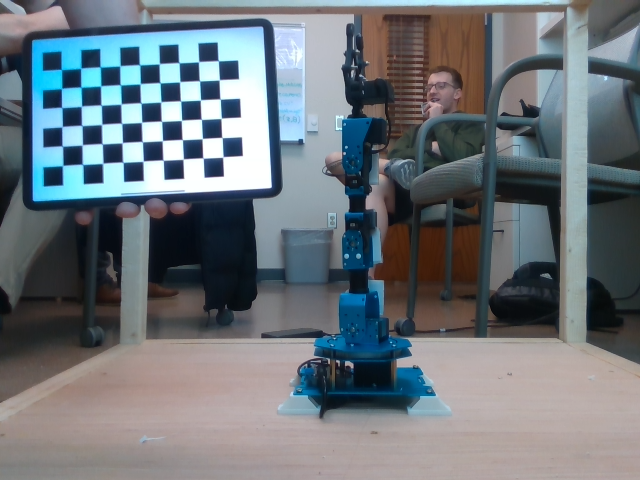
#> input picture cam_position/calis/camX/image0.png, 640 x 480 px; its folder holds 5 pictures in this run
$ python calibration.py
#> lines starting #> are read from the running program, lines starting #| are printed output that depends on the picture; after the words box and inside, x2 and y2 are one past the last pixel; in counts of white or black regions, pixels touching at a corner belong together
import numpy as np
import cv2 as cv
import glob
import pickle


################ FIND CHESSBOARD CORNERS - OBJECT POINTS AND IMAGE POINTS #############################

chessboardSize = (9,6)
frameSize = (640,480)


# termination criteria
criteria = (cv.TERM_CRITERIA_EPS + cv.TERM_CRITERIA_MAX_ITER, 30, 0.001)


# prepare object points, like (0,0,0), (1,0,0), (2,0,0) ....,(6,5,0)
objp = np.zeros((chessboardSize[0] * chessboardSize[1], 3), np.float32)
objp[:,:2] = np.mgrid[0:chessboardSize[0],0:chessboardSize[1]].T.reshape(-1,2)

size_of_chessboard_squares_mm = 20
objp = objp * size_of_chessboard_squares_mm


# Arrays to store object points and image points from all the images.
objpoints = [] # 3d point in real world space
imgpoints = [] # 2d points in image plane.


images = glob.glob('calis/camX/*.png')

for image in images:

    img = cv.imread(image)
#> img is the input picture: shape (480, 640, 3); mean B, G, R 122.1, 116.1, 108.3
    gray = cv.cvtColor(img, cv.COLOR_BGR2GRAY)
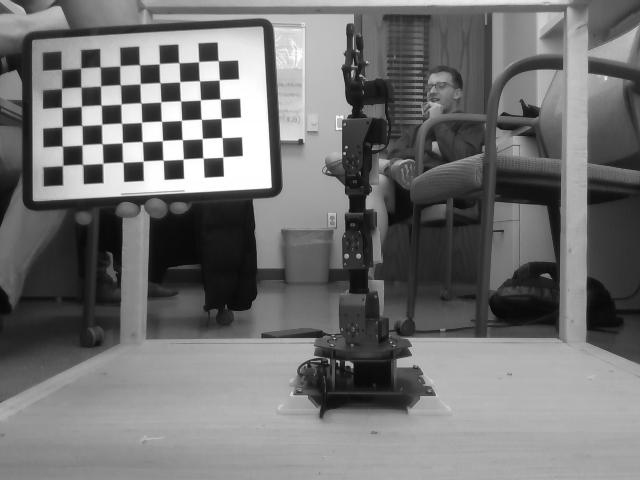
#> gray: shape (480, 640); min 5, max 255, mean 114.4

    # Find the chess board corners
    ret, corners = cv.findChessboardCorners(gray, chessboardSize, None)
#> ret = True; corners = 54 rows, first 8: [61.1, 69.29], [81.05, 68.25], [100.1, 66.73], [119.9, 65.74], [139.4, 64.67], [159.4, 63.7], [178.9, 62.56], [198.6, 61.63]

    # If found, add object points, image points (after refining them)
    if ret == True:

        objpoints.append(objp)
        corners2 = cv.cornerSubPix(gray, corners, (11,11), (-1,-1), criteria)
#> corners2 = 54 rows, first 8: [61.44, 69.39], [80.69, 68.24], [100.2, 66.88], [119.9, 65.76], [139.5, 64.66], [159.2, 63.68], [178.8, 62.61], [198.6, 61.64]
        imgpoints.append(corners)

        # Draw and display the corners
        cv.drawChessboardCorners(img, chessboardSize, corners2, ret)
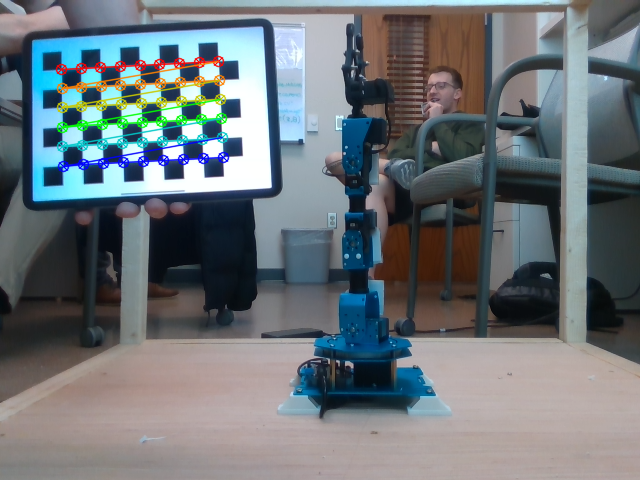
#> img: shape (480, 640, 3); 2.93% of pixels changed, all inside (x1, y1, x2, y2) = (55, 55, 230, 173)
        cv.imshow('img', img)
        cv.waitKey(1000)
#> pass 2 of the loop `for image in images:`:
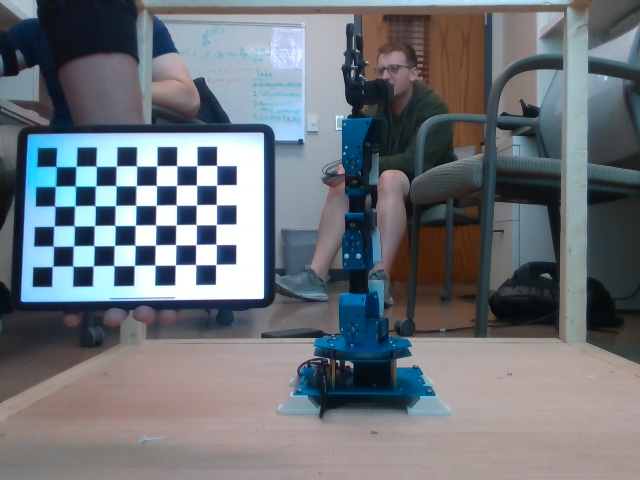
#> input picture cam_position/calis/camX/image1.png, 640 x 480 px
#> img is the input picture: shape (480, 640, 3); mean B, G, R 121.6, 115.1, 109.6
#> `gray = cv.cvtColor(img, cv.COLOR_BGR2GRAY)`:
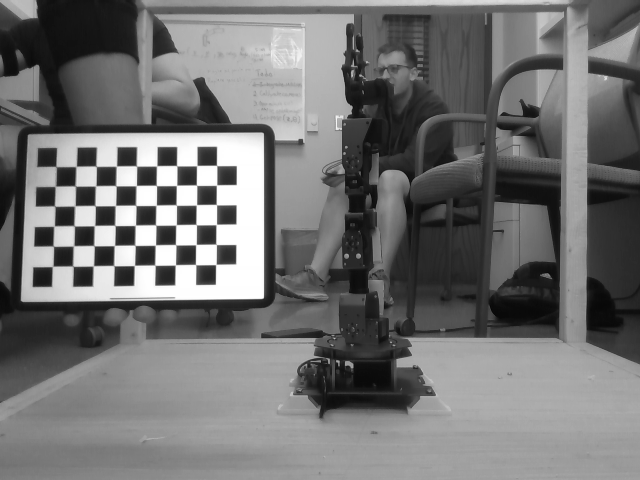
#> gray: shape (480, 640); min 5, max 255, mean 114.2
#> corners = 54 rows, first 8: [55.93, 166.4], [76.07, 166.5], [96.36, 166.5], [116.3, 166.2], [136.5, 166], [156.8, 165.8], [176.5, 165.6], [196.8, 165.8]
#> corners2 = 54 rows, first 8: [56.05, 166.5], [76.08, 166.4], [96.13, 166.2], [116.3, 166.1], [136.4, 165.9], [156.6, 165.8], [176.7, 165.6], [196.7, 165.6]
#> `cv.drawChessboardCorners(img, chessboardSize, corners2, ret)`:
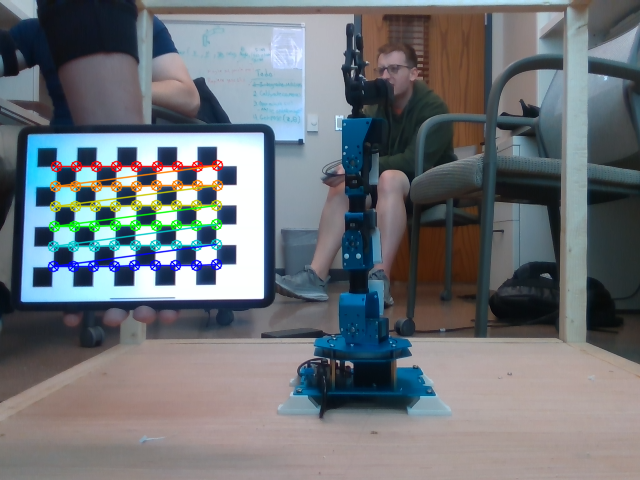
#> img: shape (480, 640, 3); 3% of pixels changed, all inside (x1, y1, x2, y2) = (47, 159, 224, 273)
#> pass 3 of the loop `for image in images:`:
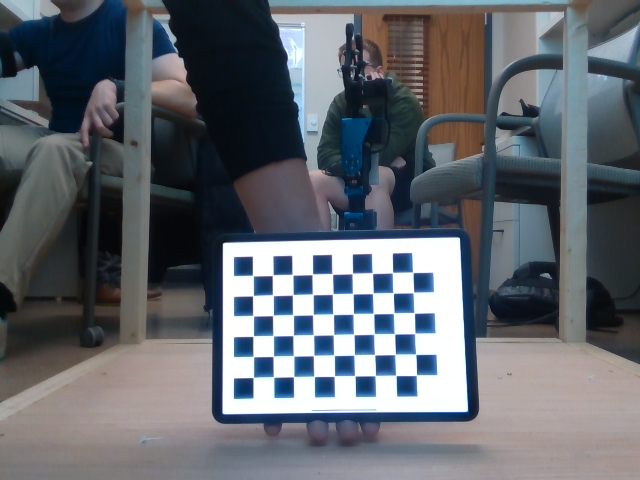
#> input picture cam_position/calis/camX/image10.png, 640 x 480 px
#> img is the input picture: shape (480, 640, 3); mean B, G, R 109.6, 102.8, 97.9
#> `gray = cv.cvtColor(img, cv.COLOR_BGR2GRAY)`:
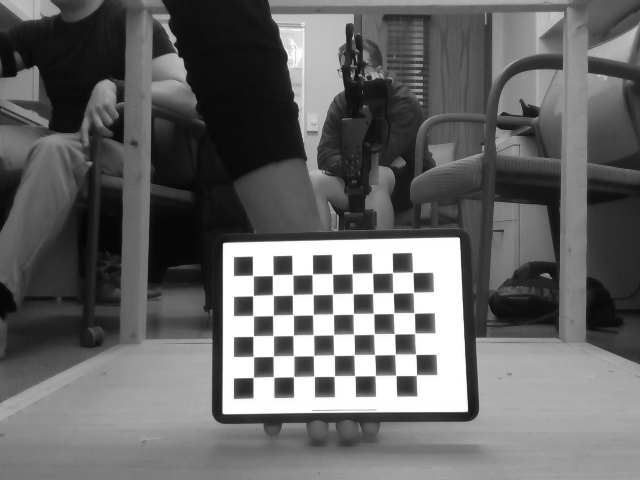
#> gray: shape (480, 640); min 5, max 255, mean 102.1
#> corners = 54 rows, first 8: [252.6, 275.4], [272.6, 275.3], [292.5, 274.7], [312.4, 274.2], [332.5, 274], [352.4, 273.3], [372.6, 273.4], [392.6, 272.4]
#> corners2 = 54 rows, first 8: [252.8, 275.6], [272.6, 275.2], [292.4, 274.7], [312.3, 274.3], [332.2, 273.9], [352.3, 273.4], [372.3, 273.1], [392.4, 272.6]
#> `cv.drawChessboardCorners(img, chessboardSize, corners2, ret)`:
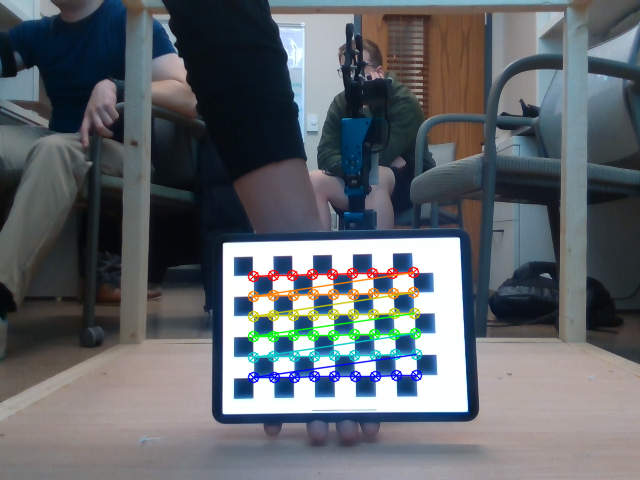
#> img: shape (480, 640, 3); 2.99% of pixels changed, all inside (x1, y1, x2, y2) = (247, 266, 423, 384)
#> the loop made 5 passes; the first 3 are shown


cv.destroyAllWindows()


############## CALIBRATION #######################################################

ret, cameraMatrix, dist, rvecs, tvecs = cv.calibrateCamera(objpoints, imgpoints, frameSize, None, None)

# Save the camera calibration result for later use (we won't worry about rvecs / tvecs)
pickle.dump((cameraMatrix, dist), open( "calibration.pkl", "wb" ))
pickle.dump(cameraMatrix, open( "cameraMatrix.pkl", "wb" ))
pickle.dump(dist, open( "dist.pkl", "wb" ))


############## UNDISTORTION #####################################################

img = cv.imread('calis/camX/image0.png')
h,  w = img.shape[:2]
#> h = 480; w = 640
newCameraMatrix, roi = cv.getOptimalNewCameraMatrix(cameraMatrix, dist, (w,h), 1, (w,h))


'''# Undistort
dst = cv.undistort(img, cameraMatrix, dist, None, newCameraMatrix)

# crop the image
x, y, w, h = roi
dst = dst[y:y+h, x:x+w]
cv.imwrite('caliResult1.png', dst)
'''


# Undistort with Remapping
mapx, mapy = cv.initUndistortRectifyMap(cameraMatrix, dist, None, newCameraMatrix, (w,h), 5)
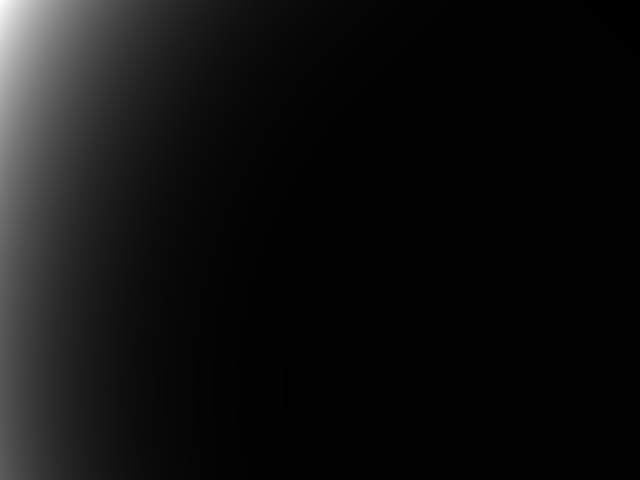
#> mapx: shape (480, 640) float32; min -44945.3, max 6966197, mean 415745.7; drawn with min black and max white
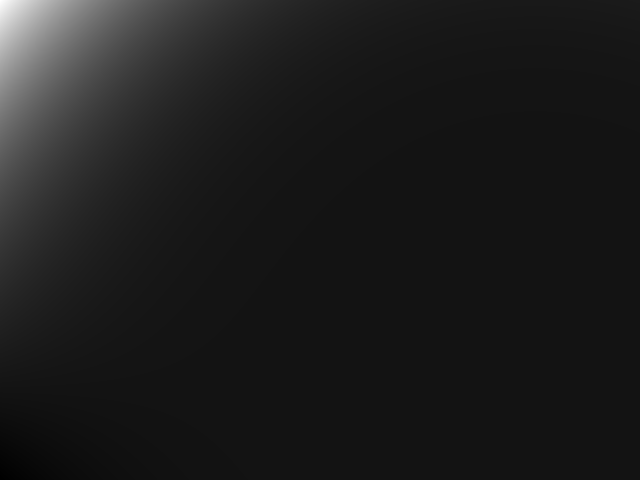
#> mapy: shape (480, 640) float32; min -385237, max 4655441.5, mean 187517.3; drawn with min black and max white
dst = cv.remap(img, mapx, mapy, cv.INTER_LINEAR)
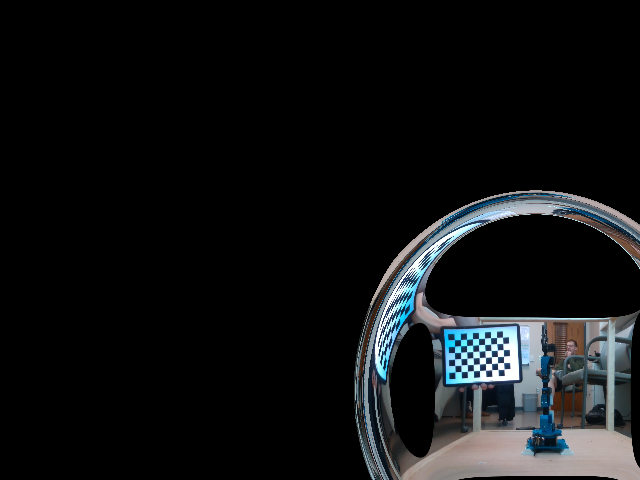
#> dst: shape (480, 640, 3); mean B, G, R 19.6, 18.5, 16.9

# crop the image
x, y, w, h = roi
dst = dst[y:y+h, x:x+w]
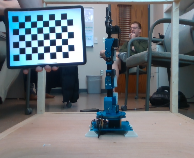
#> dst: shape (158, 194, 3); mean B, G, R 122.2, 116.1, 108.1
cv.imwrite('caliResult2.png', dst)


# Reprojection Error
mean_error = 0

for i in range(len(objpoints)):
    imgpoints2, _ = cv.projectPoints(objpoints[i], rvecs[i], tvecs[i], cameraMatrix, dist)
    error = cv.norm(imgpoints[i], imgpoints2, cv.NORM_L2)/len(imgpoints2)
    mean_error += error

print( "total error: {}".format(mean_error/len(objpoints)) )
